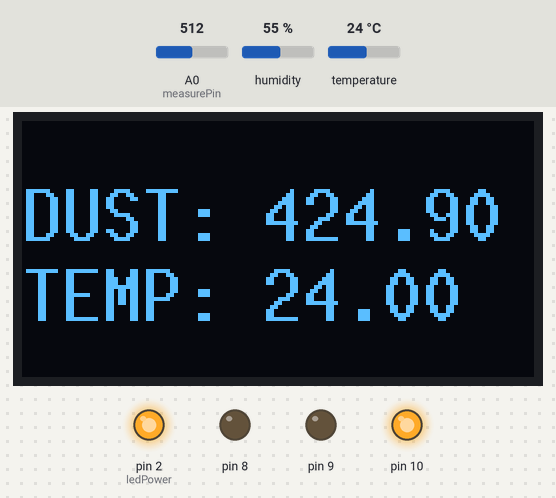
Recording of a sketch running on a simulated Arduino Uno, built with avr-gcc and run on an emulated ATmega328P. On the bench: 128×64 one-colour display, output pins drawn as LEDs (lit = HIGH). Inputs (shaded band) come from the test bench; at power-on: temperature 24 °C, A0 (measurePin) = 512, humidity 55 %. What the sketch prints to the serial monitor is not drawn.

Above: at 1.3 s.
1.4 s: temperature set to 25.6 °C
At 13.1 s:
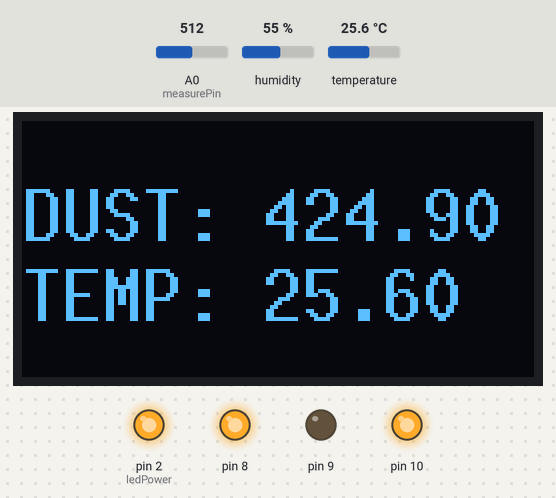
14.0 s: A0 (measurePin) set to 315
At 25.5 s:
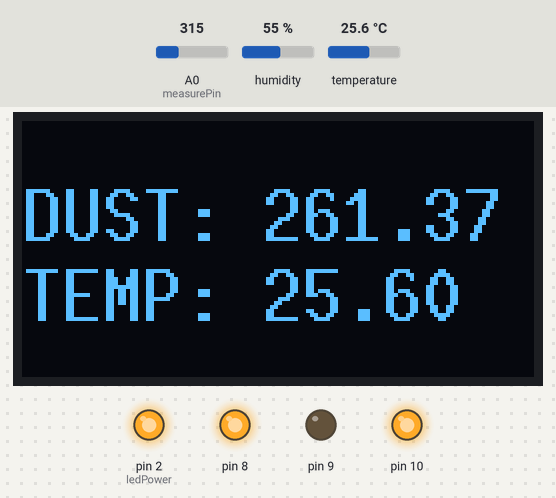
26.3 s: A0 (measurePin) set to 294
At 37.9 s:
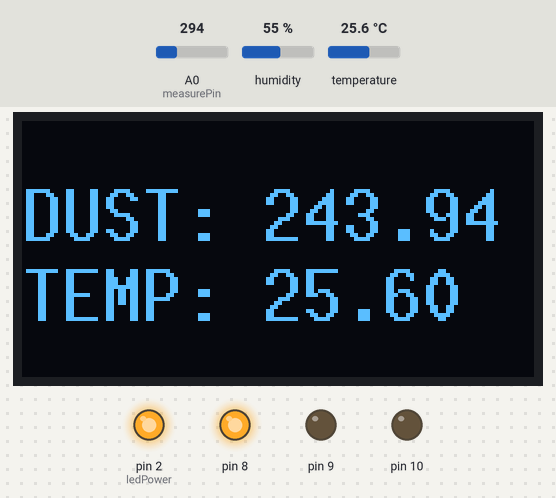
38.7 s: temperature set to 12 °C
At 50.4 s:
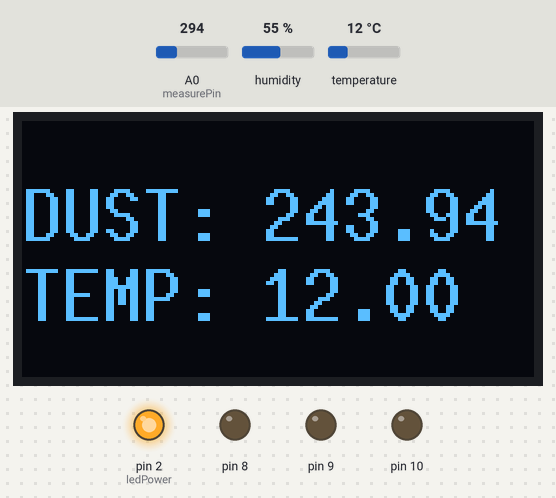
51.0 s: humidity set to 69 %
63.3 s: humidity set to 72 %
At 75.2 s:
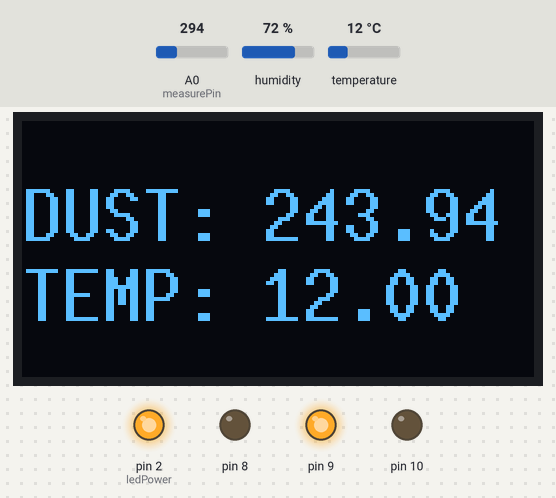
Timing chart, 0 to 76.7 s (numbered marks = the images above; inputs shaded):
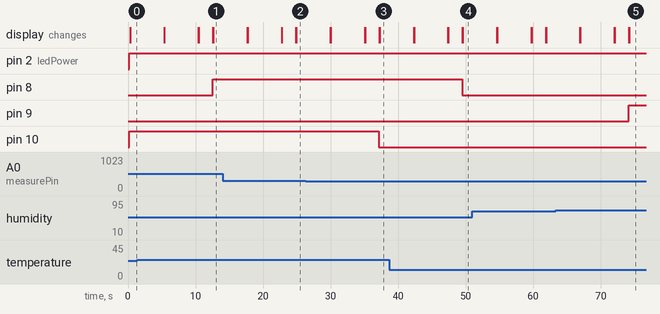

Measured:
- the behaviour switches between 24.7 and 24.8 °C on temperature (found by bisection; images 0 and 1)
- the behaviour switches between 302 and 301 on A0 (measurePin) (found by bisection; images 2 and 3)
- the behaviour switches between 70 and 71 % on humidity (found by bisection; images 4 and 5)
- after the input at 1.4 s, pin 8: LOW → HIGH after 11.1 s
- after the input at 26.3 s, pin 10: HIGH → LOW after 10.9 s
- after the input at 38.7 s, pin 8: HIGH → LOW after 10.8 s
- after the input at 63.3 s, pin 9: LOW → HIGH after 10.8 s

The sketch:

WeatherStationFinal.ino
```cpp
#include "Adafruit_Si7021.h"
#include "Adafruit_CCS811.h"
#include <Arduino.h>
#include <U8g2lib.h>

#ifdef U8X8_HAVE_HW_SPI
#include <SPI.h>
#endif
#ifdef U8X8_HAVE_HW_I2C
#include <Wire.h>
#endif

int ii = 0;

Adafruit_CCS811 ccs;

Adafruit_Si7021 sensor = Adafruit_Si7021();

int measurePin = A0; //Connect dust sensor to Arduino A0 pin
int ledPower = 2;   //Connect 3 led driver pins of dust sensor to Arduino D2

int samplingTime = 280;
int deltaTime = 40;
int sleepTime = 9680;

float voMeasured = 0;
float calcVoltage = 0;
float dustDensity = 0;

U8G2_SSD1306_128X64_NONAME_F_HW_I2C display1(U8G2_R0, 5,4,U8X8_PIN_NONE);

void setup() {
  // put your setup code here, to run once:
  Serial.begin(9600);
  Serial.begin(115200);
  pinMode(ledPower,OUTPUT);
  pinMode(8, OUTPUT);
  pinMode(9, OUTPUT);
  pinMode(10, OUTPUT);

  display1.setI2CAddress(0x78);
  display1.begin();
  display1.setFont(u8g2_font_10x20_tf); // choose a suitable font
  display1.clearDisplay();

  delay(100);

}

void software_Reset()  // Restarts program from beginning but does not reset the peripherals and registers
{
  asm volatile("  jmp 0");
}

void loop() {


  digitalWrite(ledPower,LOW); // power on the LED
  delayMicroseconds(samplingTime);

  voMeasured = analogRead(measurePin); // read the dust value

  delayMicroseconds(deltaTime);
  digitalWrite(ledPower,HIGH); // turn the LED off
  delayMicroseconds(sleepTime);

  // 0 - 5V mapped to 0 - 1023 integer values
  // recover voltage
  calcVoltage = voMeasured * (5.0 / 1024.0);

  // linear eqaution taken from http://www.howmuchsnow.com/arduino/airquality/
  // Chris Nafis (c) 2012
  dustDensity = 170 * calcVoltage - 0.1;

  Serial.print("\nDust particles: ");
  Serial.print(dustDensity); // unit: ug/m3
  Serial.print(" ug/m3");
  char dustValue[8]; // Buffer big enough for 7-character float
  dtostrf(dustDensity, 6, 2, dustValue); // Leave room for too large numbers!
  //delay(10);
  // put your main code here, to run repeatedly:
  float t = sensor.readTemperature();
  Serial.print("\nTemperature: ");
  Serial.print(t, 2);
  Serial.print(" C\n");
  char temp[8]; // Buffer big enough for 7-character float
  dtostrf(t, 6, 2, temp); // Leave room for too large numbers!
  //delay(10);
  Serial.print("Humidity: ");
  float h = sensor.readHumidity();
  Serial.print(h, 2);
  Serial.print(" %\n");
  char hum[8]; // Buffer big enough for 7-character float
  dtostrf(h, 6, 2, hum); // Leave room for too large numbers!
  //delay(10);
  float car = ccs.geteCO2();
  char co[8]; // Buffer big enough for 7-character float
  dtostrf(car, 6, 2, co); // Leave room for too large numbers!
  Serial.print("CO2: ");
  Serial.print(car);
  Serial.print(" ppm\n");
  //delay(10);
  Serial.print("TVOC: ");
  float voc = ccs.getTVOC();
  char tvoc[8]; // Buffer big enough for 7-character float
  dtostrf(voc, 6, 2, tvoc); // Leave room for too large numbers!
  Serial.print(voc);
  Serial.print(" ppm\n");
  if (t > 24.70){
    digitalWrite(8, HIGH);
  }
  else {
    digitalWrite(8, LOW);
  }
  if (h > 70.00){
    digitalWrite(9, HIGH);
  }
  else {
    digitalWrite(9, LOW);
  }
  if (dustDensity > 250.00){
    digitalWrite(10, HIGH);
  }
  else {
    digitalWrite(10, LOW);
  }

  display1.clearDisplay();
  display1.clearBuffer();          // clear the internal memory
  display1.drawStr(0,30,"DUST: ");
  display1.drawStr(60,30,dustValue);
  display1.drawStr(0,50,"TEMP: ");
  display1.drawStr(50,50,temp);  // write something to the internal memory
  //display1.drawStr(20,60,hum);
  display1.sendBuffer();
  delay(5000);

  display1.clearDisplay();
  display1.clearBuffer();          // clear the internal memory
  display1.drawStr(0,30,"HUM : ");
  display1.drawStr(50,30,hum);
  display1.drawStr(0,50,"TVOC: ");
  display1.drawStr(50,50,tvoc);  // write something to the internal memory
  //display1.drawStr(20,60,hum);
  display1.sendBuffer();
  delay(5000);

  display1.clearDisplay();
  display1.clearBuffer();          // clear the internal memory
  display1.drawStr(0,30,"CO : ");
  display1.drawStr(50,30,co);
  display1.sendBuffer();
  delay(2000);


  ii = ii+1;
  if (ii >1000){
    software_Reset();
  }
}
```
